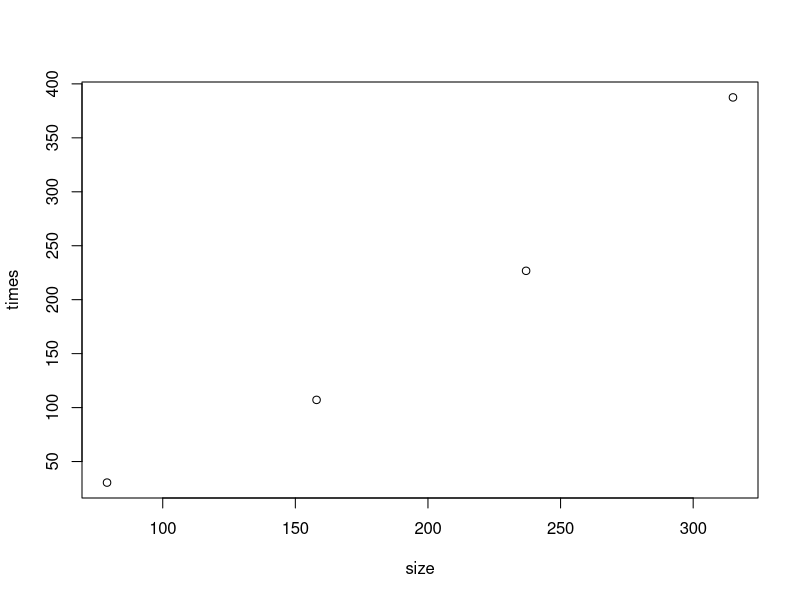

R code for this plot: (Note: this script raises an error after producing the figure.)
## ---- chunk 1
library(ggplot2)
## ---- chunk 2
times = c(30.49, 107.15, 226.76, 387.46)
size = c(79,158,237,315)
plot(times ~ size)
## ---- chunk 3
time_data = data.frame(times, sequences)

ggplot(data = time_data, aes(x=size, y=times)) + geom_point()
